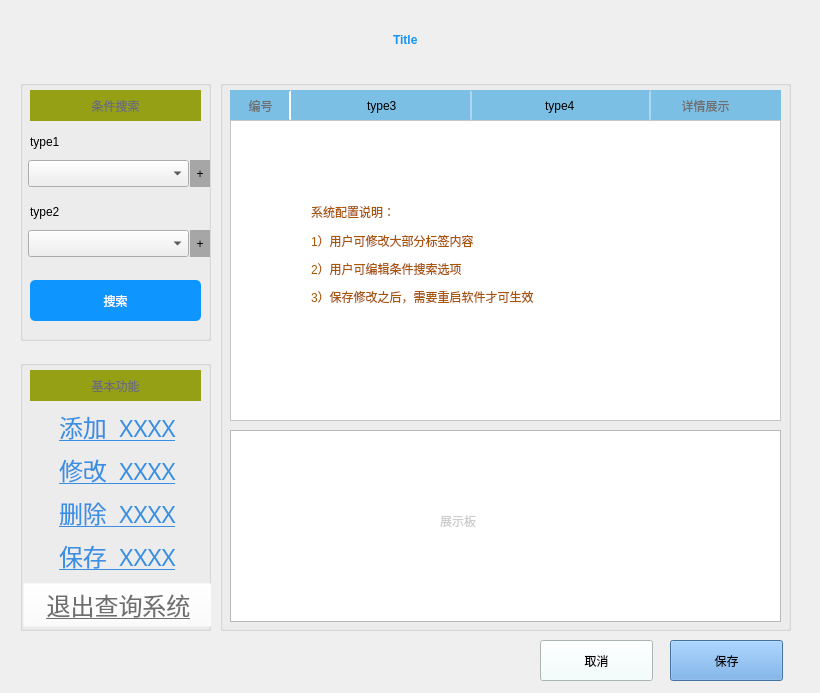
<?xml version="1.0" encoding="UTF-8"?>
<ui version="4.0">
 <class>Form</class>
 <widget class="QWidget" name="Form">
  <property name="geometry">
   <rect>
    <x>0</x>
    <y>0</y>
    <width>820</width>
    <height>693</height>
   </rect>
  </property>
  <property name="windowTitle">
   <string>系统配置</string>
  </property>
  <widget class="QGroupBox" name="box_search">
   <property name="geometry">
    <rect>
     <x>20</x>
     <y>80</y>
     <width>191</width>
     <height>261</height>
    </rect>
   </property>
   <property name="title">
    <string/>
   </property>
   <widget class="QPushButton" name="btn_search">
    <property name="geometry">
     <rect>
      <x>10</x>
      <y>200</y>
      <width>171</width>
      <height>41</height>
     </rect>
    </property>
    <property name="cursor">
     <cursorShape>ArrowCursor</cursorShape>
    </property>
    <property name="styleSheet">
     <string notr="true">QPushButton#btn_search
{
    font-family:Microsoft Yahei;
    color:white;
    background-color:rgb(14 , 150 , 254);
    border-radius:5px;
	font: 18pt &quot;.SF NS Text&quot;;
}

QPushButton#btn_search:hover
{
    background-color:rgb(44 , 137 , 255);
}

QPushButton#btn_search:pressed
{
    background-color:rgb(14 , 135 , 228);
    padding-left:3px;
    padding-top:3px;
}</string>
    </property>
    <property name="text">
     <string>搜索</string>
    </property>
   </widget>
   <widget class="QLabel" name="label_2">
    <property name="geometry">
     <rect>
      <x>10</x>
      <y>10</y>
      <width>171</width>
      <height>31</height>
     </rect>
    </property>
    <property name="styleSheet">
     <string notr="true">background-color: rgb(150, 160, 20);
font: 20pt &quot;.SF NS Text&quot;;
color: rgb(110, 110, 110);</string>
    </property>
    <property name="text">
     <string>条件搜索</string>
    </property>
    <property name="alignment">
     <set>Qt::AlignCenter</set>
    </property>
   </widget>
   <widget class="QPushButton" name="btn_type_first">
    <property name="geometry">
     <rect>
      <x>170</x>
      <y>80</y>
      <width>20</width>
      <height>27</height>
     </rect>
    </property>
    <property name="styleSheet">
     <string notr="true">font: 20pt &quot;Adobe Arabic&quot;;
background-color: rgb(166, 166, 166);
border-style:none;</string>
    </property>
    <property name="text">
     <string>+</string>
    </property>
   </widget>
   <widget class="QPushButton" name="btn_type_second">
    <property name="geometry">
     <rect>
      <x>170</x>
      <y>150</y>
      <width>20</width>
      <height>27</height>
     </rect>
    </property>
    <property name="styleSheet">
     <string notr="true">font: 20pt &quot;Adobe Arabic&quot;;
background-color: rgb(166, 166, 166);
border-style:none;</string>
    </property>
    <property name="text">
     <string>+</string>
    </property>
   </widget>
   <widget class="QLineEdit" name="label_type_first">
    <property name="geometry">
     <rect>
      <x>8</x>
      <y>50</y>
      <width>171</width>
      <height>24</height>
     </rect>
    </property>
    <property name="styleSheet">
     <string notr="true">QLineEdit#label_type_first
{
background-color: rgba(255, 255, 255, 0);
border-style:none;
font: 16pt &quot;.SF NS Text&quot;;
}
QLineEdit#label_type_first:focus
{
	background-color: rgb(255, 255, 127);
}</string>
    </property>
    <property name="text">
     <string>type1</string>
    </property>
   </widget>
   <widget class="QComboBox" name="type_first">
    <property name="geometry">
     <rect>
      <x>8</x>
      <y>80</y>
      <width>161</width>
      <height>27</height>
     </rect>
    </property>
    <property name="cursor">
     <cursorShape>PointingHandCursor</cursorShape>
    </property>
    <property name="toolTip">
     <string/>
    </property>
    <property name="styleSheet">
     <string notr="true">font: 16pt &quot;.SF NS Text&quot;;</string>
    </property>
    <property name="iconSize">
     <size>
      <width>20</width>
      <height>20</height>
     </size>
    </property>
   </widget>
   <widget class="QLineEdit" name="label_type_second">
    <property name="geometry">
     <rect>
      <x>8</x>
      <y>120</y>
      <width>171</width>
      <height>24</height>
     </rect>
    </property>
    <property name="styleSheet">
     <string notr="true">QLineEdit#label_type_second
{
background-color: rgba(255, 255, 255, 0);
border-style:none;
font: 16pt &quot;.SF NS Text&quot;;
}
QLineEdit#label_type_second:focus
{
	background-color: rgb(255, 255, 127);
}</string>
    </property>
    <property name="text">
     <string>type2</string>
    </property>
   </widget>
   <widget class="QComboBox" name="type_second">
    <property name="geometry">
     <rect>
      <x>8</x>
      <y>150</y>
      <width>161</width>
      <height>27</height>
     </rect>
    </property>
    <property name="cursor">
     <cursorShape>PointingHandCursor</cursorShape>
    </property>
    <property name="toolTip">
     <string/>
    </property>
    <property name="styleSheet">
     <string notr="true">font: 16pt &quot;.SF NS Text&quot;;</string>
    </property>
    <property name="iconSize">
     <size>
      <width>20</width>
      <height>20</height>
     </size>
    </property>
   </widget>
   <zorder>btn_search</zorder>
   <zorder>label_2</zorder>
   <zorder>box_result</zorder>
   <zorder>box_result</zorder>
   <zorder>btn_type_first</zorder>
   <zorder>btn_type_second</zorder>
   <zorder>label_type_first</zorder>
   <zorder>type_first</zorder>
   <zorder>label_type_second</zorder>
   <zorder>type_second</zorder>
  </widget>
  <widget class="QGroupBox" name="box_result">
   <property name="geometry">
    <rect>
     <x>220</x>
     <y>80</y>
     <width>571</width>
     <height>551</height>
    </rect>
   </property>
   <property name="title">
    <string/>
   </property>
   <widget class="QLabel" name="label_4">
    <property name="geometry">
     <rect>
      <x>10</x>
      <y>10</y>
      <width>551</width>
      <height>31</height>
     </rect>
    </property>
    <property name="styleSheet">
     <string notr="true">background-color: rgb(124, 191, 229);</string>
    </property>
    <property name="text">
     <string/>
    </property>
   </widget>
   <widget class="QLabel" name="label_6">
    <property name="geometry">
     <rect>
      <x>440</x>
      <y>10</y>
      <width>91</width>
      <height>31</height>
     </rect>
    </property>
    <property name="styleSheet">
     <string notr="true">font: 16pt &quot;.SF NS Text&quot;;
color: rgb(110, 110, 110);</string>
    </property>
    <property name="text">
     <string>详情展示</string>
    </property>
    <property name="alignment">
     <set>Qt::AlignCenter</set>
    </property>
   </widget>
   <widget class="QTextBrowser" name="area_detail">
    <property name="geometry">
     <rect>
      <x>10</x>
      <y>350</y>
      <width>551</width>
      <height>192</height>
     </rect>
    </property>
    <property name="styleSheet">
     <string notr="true">font: 12pt &quot;Adobe Arabic&quot;;</string>
    </property>
   </widget>
   <widget class="QLabel" name="label_7">
    <property name="geometry">
     <rect>
      <x>10</x>
      <y>10</y>
      <width>61</width>
      <height>31</height>
     </rect>
    </property>
    <property name="styleSheet">
     <string notr="true">font: 16pt &quot;.SF NS Text&quot;;
border-style:solid;
border-width:2px;
border-color: rgb(124, 191, 229);
border-right-color: rgb(255, 255, 255);
color: rgb(110, 110, 110);</string>
    </property>
    <property name="text">
     <string>编号</string>
    </property>
    <property name="alignment">
     <set>Qt::AlignCenter</set>
    </property>
   </widget>
   <widget class="QWidget" name="verticalLayoutWidget_3">
    <property name="geometry">
     <rect>
      <x>10</x>
      <y>40</y>
      <width>551</width>
      <height>301</height>
     </rect>
    </property>
    <layout class="QVBoxLayout" name="layout_brief">
     <item>
      <widget class="QScrollArea" name="area_brief">
       <property name="styleSheet">
        <string notr="true">background-color: rgb(255, 255, 255);</string>
       </property>
       <property name="widgetResizable">
        <bool>true</bool>
       </property>
       <widget class="QWidget" name="scrollAreaWidgetContents">
        <property name="geometry">
         <rect>
          <x>0</x>
          <y>0</y>
          <width>547</width>
          <height>297</height>
         </rect>
        </property>
        <widget class="QWidget" name="verticalLayoutWidget_2">
         <property name="geometry">
          <rect>
           <x>80</x>
           <y>80</y>
           <width>391</width>
           <height>107</height>
          </rect>
         </property>
         <layout class="QVBoxLayout" name="verticalLayout_2">
          <item>
           <widget class="QLabel" name="label_detail_2">
            <property name="styleSheet">
             <string notr="true">font: 18pt &quot;.SF NS Text&quot;;
color: ;
color: rgb(170, 85, 0);</string>
            </property>
            <property name="text">
             <string>系统配置说明：</string>
            </property>
           </widget>
          </item>
          <item>
           <widget class="QLabel" name="label_detail_3">
            <property name="styleSheet">
             <string notr="true">font: 16pt &quot;.SF NS Text&quot;;
color: ;
color: rgb(170, 85, 0);</string>
            </property>
            <property name="text">
             <string>1）用户可修改大部分标签内容</string>
            </property>
           </widget>
          </item>
          <item>
           <widget class="QLabel" name="label_detail_4">
            <property name="styleSheet">
             <string notr="true">font: 16pt &quot;.SF NS Text&quot;;
color: ;
color: rgb(170, 85, 0);</string>
            </property>
            <property name="text">
             <string>2）用户可编辑条件搜索选项</string>
            </property>
           </widget>
          </item>
          <item>
           <widget class="QLabel" name="label_detail_5">
            <property name="styleSheet">
             <string notr="true">font: 16pt &quot;.SF NS Text&quot;;
color: ;
color: rgb(170, 85, 0);</string>
            </property>
            <property name="text">
             <string>3）保存修改之后，需要重启软件才可生效</string>
            </property>
           </widget>
          </item>
         </layout>
        </widget>
        <zorder>label_5</zorder>
        <zorder>func_exit</zorder>
        <zorder>verticalLayoutWidget_2</zorder>
       </widget>
      </widget>
     </item>
    </layout>
   </widget>
   <widget class="QLabel" name="label_detail">
    <property name="geometry">
     <rect>
      <x>220</x>
      <y>410</y>
      <width>121</width>
      <height>61</height>
     </rect>
    </property>
    <property name="styleSheet">
     <string notr="true">color: rgb(204, 204, 204);
font: 30pt &quot;.SF NS Text&quot;;</string>
    </property>
    <property name="text">
     <string>展示板</string>
    </property>
   </widget>
   <widget class="QLineEdit" name="label_type_third">
    <property name="geometry">
     <rect>
      <x>72</x>
      <y>10</y>
      <width>181</width>
      <height>31</height>
     </rect>
    </property>
    <property name="styleSheet">
     <string notr="true">QLineEdit#label_type_third
{
  background-color:rgba(255, 255, 255, 0);
  border-style:none;
  font: 16pt &quot;.SF NS Text&quot;;
}
QLineEdit#label_type_third:focus
{ 
    background-color:rgb(255, 255, 127);
}</string>
    </property>
    <property name="text">
     <string>type3</string>
    </property>
    <property name="alignment">
     <set>Qt::AlignCenter</set>
    </property>
   </widget>
   <widget class="QLineEdit" name="label_type_fourth">
    <property name="geometry">
     <rect>
      <x>250</x>
      <y>10</y>
      <width>181</width>
      <height>31</height>
     </rect>
    </property>
    <property name="styleSheet">
     <string notr="true">QLineEdit#label_type_fourth
{
background-color: rgba(255, 255, 255, 0);
border-style:solid;
border-width:2px;
border-color: rgba(124, 191, 229, 0);;
border-right-color: rgba(255, 255, 255, 100);
border-left-color: rgba(255, 255, 255, 100);
font: 16pt &quot;.SF NS Text&quot;;
}
QLineEdit#label_type_fourth:focus
{ 
    background-color:rgb(255, 255, 127);
}</string>
    </property>
    <property name="text">
     <string>type4</string>
    </property>
    <property name="alignment">
     <set>Qt::AlignCenter</set>
    </property>
   </widget>
  </widget>
  <widget class="QGroupBox" name="box_function">
   <property name="geometry">
    <rect>
     <x>20</x>
     <y>360</y>
     <width>191</width>
     <height>271</height>
    </rect>
   </property>
   <property name="title">
    <string/>
   </property>
   <widget class="QWidget" name="verticalLayoutWidget">
    <property name="geometry">
     <rect>
      <x>3</x>
      <y>50</y>
      <width>191</width>
      <height>221</height>
     </rect>
    </property>
    <layout class="QVBoxLayout" name="verticalLayout">
     <item>
      <widget class="QLineEdit" name="func_add">
       <property name="font">
        <font>
         <family>.SF NS Text</family>
         <pointsize>18</pointsize>
         <weight>50</weight>
         <italic>false</italic>
         <bold>false</bold>
         <underline>true</underline>
        </font>
       </property>
       <property name="styleSheet">
        <string notr="true">QLineEdit#func_add
{
background-color: rgba(255, 255, 255, 0);
font: 18pt &quot;.SF NS Text&quot;;
color: rgb(57, 143, 227);
border-style:none;
}
QLineEdit#func_add:focus
{
	background-color: rgb(255, 255, 127);
}</string>
       </property>
       <property name="text">
        <string>添加  XXXX</string>
       </property>
       <property name="alignment">
        <set>Qt::AlignCenter</set>
       </property>
      </widget>
     </item>
     <item>
      <widget class="QLineEdit" name="func_edit">
       <property name="font">
        <font>
         <family>.SF NS Text</family>
         <pointsize>18</pointsize>
         <weight>50</weight>
         <italic>false</italic>
         <bold>false</bold>
         <underline>true</underline>
        </font>
       </property>
       <property name="styleSheet">
        <string notr="true">QLineEdit#func_edit
{
background-color: rgba(255, 255, 255, 0);
font: 18pt &quot;.SF NS Text&quot;;
color: rgb(57, 143, 227);
border-style:none;
}
QLineEdit#func_edit:focus
{
	background-color: rgb(255, 255, 127);
}</string>
       </property>
       <property name="text">
        <string>修改  XXXX</string>
       </property>
       <property name="alignment">
        <set>Qt::AlignCenter</set>
       </property>
      </widget>
     </item>
     <item>
      <widget class="QLineEdit" name="func_del">
       <property name="font">
        <font>
         <family>.SF NS Text</family>
         <pointsize>18</pointsize>
         <weight>50</weight>
         <italic>false</italic>
         <bold>false</bold>
         <underline>true</underline>
        </font>
       </property>
       <property name="styleSheet">
        <string notr="true">QLineEdit#func_del
{
background-color: rgba(255, 255, 255, 0);
font: 18pt &quot;.SF NS Text&quot;;
color: rgb(57, 143, 227);
border-style:none;
}
QLineEdit#func_del:focus
{
	background-color: rgb(255, 255, 127);
}</string>
       </property>
       <property name="text">
        <string>删除  XXXX</string>
       </property>
       <property name="alignment">
        <set>Qt::AlignCenter</set>
       </property>
      </widget>
     </item>
     <item>
      <widget class="QLineEdit" name="func_save">
       <property name="font">
        <font>
         <family>.SF NS Text</family>
         <pointsize>18</pointsize>
         <weight>50</weight>
         <italic>false</italic>
         <bold>false</bold>
         <underline>true</underline>
        </font>
       </property>
       <property name="styleSheet">
        <string notr="true">QLineEdit#func_save
{
background-color: rgba(255, 255, 255, 0);
font: 18pt &quot;.SF NS Text&quot;;
color: rgb(57, 143, 227);
border-style:none;
}
QLineEdit#func_save:focus
{
	background-color: rgb(255, 255, 127);
}</string>
       </property>
       <property name="text">
        <string>保存  XXXX</string>
       </property>
       <property name="alignment">
        <set>Qt::AlignCenter</set>
       </property>
      </widget>
     </item>
     <item>
      <widget class="QPushButton" name="func_exit">
       <property name="font">
        <font>
         <family>.SF NS Text</family>
         <pointsize>18</pointsize>
         <weight>50</weight>
         <italic>false</italic>
         <bold>false</bold>
         <underline>true</underline>
        </font>
       </property>
       <property name="cursor">
        <cursorShape>ArrowCursor</cursorShape>
       </property>
       <property name="styleSheet">
        <string notr="true">background-color: rgba(255, 255, 255, 0);
font: 18pt &quot;.SF NS Text&quot;;
color: rgb(110, 110, 110);
</string>
       </property>
       <property name="text">
        <string>退出查询系统</string>
       </property>
      </widget>
     </item>
    </layout>
   </widget>
   <widget class="QLabel" name="label">
    <property name="geometry">
     <rect>
      <x>10</x>
      <y>10</y>
      <width>171</width>
      <height>31</height>
     </rect>
    </property>
    <property name="styleSheet">
     <string notr="true">background-color: rgb(150, 160, 20);
font: 20pt &quot;.SF NS Text&quot;;
color: rgb(110, 110, 110);</string>
    </property>
    <property name="text">
     <string>基本功能</string>
    </property>
    <property name="alignment">
     <set>Qt::AlignCenter</set>
    </property>
   </widget>
  </widget>
  <widget class="QWidget" name="horizontalLayoutWidget">
   <property name="geometry">
    <rect>
     <x>20</x>
     <y>10</y>
     <width>771</width>
     <height>61</height>
    </rect>
   </property>
   <layout class="QHBoxLayout" name="horizontalLayout">
    <item>
     <widget class="QLineEdit" name="title">
      <property name="styleSheet">
       <string notr="true">QLineEdit#title
{
background-color:rgba(255, 255, 255, 0);
border-style:none;
font: 25pt &quot;Adobe Arabic&quot;;
color:#1493f7;
font-weight:bold;
}
QLineEdit#title:focus
{
	background-color: rgb(255, 255, 127);
}</string>
      </property>
      <property name="text">
       <string>Title</string>
      </property>
      <property name="alignment">
       <set>Qt::AlignCenter</set>
      </property>
     </widget>
    </item>
   </layout>
  </widget>
  <widget class="QPushButton" name="btn_cancel">
   <property name="geometry">
    <rect>
     <x>540</x>
     <y>640</y>
     <width>113</width>
     <height>41</height>
    </rect>
   </property>
   <property name="styleSheet">
    <string notr="true">font: 16pt &quot;.SF NS Text&quot;;
background-color: rgb(240, 252, 252);</string>
   </property>
   <property name="text">
    <string>取消</string>
   </property>
  </widget>
  <widget class="QPushButton" name="btn_save">
   <property name="geometry">
    <rect>
     <x>670</x>
     <y>640</y>
     <width>113</width>
     <height>41</height>
    </rect>
   </property>
   <property name="styleSheet">
    <string notr="true">font: 16pt &quot;.SF NS Text&quot;;
background-color: rgb(98, 160, 226);</string>
   </property>
   <property name="text">
    <string>保存</string>
   </property>
  </widget>
 </widget>
 <resources/>
 <connections/>
</ui>
